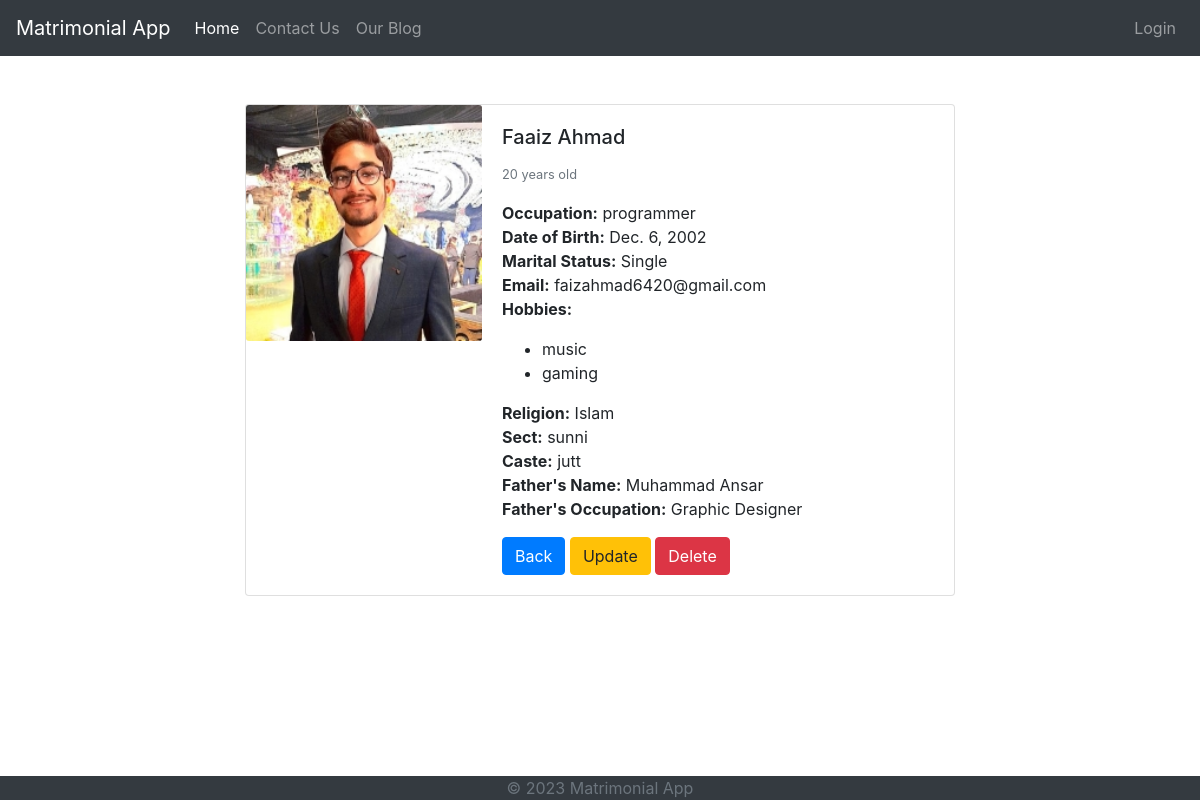
The page /1 on the database its author committed.
### matrimony/models.py (models this page shows, shortened)
class Profile(models.Model):
    GENDER_CHOICES = [
        ('M', 'Male'),
        ('F', 'Female'),
    ]
    name = models.CharField(max_length=100)
    profile_pic = models.ImageField(null=True, blank=True)
    age = models.IntegerField()
    gender = models.CharField(max_length=1, choices=GENDER_CHOICES)
    occupation = models.CharField(max_length=100, null=True, blank=True)
    birth_date = models.DateField(null=True)
    is_married = models.BooleanField(default=False)
    email = models.EmailField(max_length=254, unique=True)
    religion = models.ForeignKey(Religion, on_delete=models.CASCADE, related_name='profiles', null=True)
    sect = models.ForeignKey(Sect, on_delete=models.CASCADE, related_name='profiles', null=True)
    caste = models.ForeignKey(Caste, on_delete=models.CASCADE, related_name='profiles', null=True)
    hobbies = models.ManyToManyField(Hobby, related_name='profiles')
    father = models.OneToOneField(FatherProfile, on_delete=models.CASCADE, related_name='dependent', null=True)

class Hobby(models.Model):
    name = models.CharField(max_length=100)
    class Meta:
        verbose_name_plural = "hobbies"

class Religion(models.Model):
    name = models.CharField(max_length=100)
    def __str__(self):
        return self.name

class Sect(models.Model):
    name = models.CharField(max_length=100)
    religion = models.ForeignKey(Religion, on_delete=models.CASCADE, related_name='sects')
    def __str__(self):
        return self.name

class Caste(models.Model):
    name = models.CharField(max_length=100)
    def __str__(self):
        return self.name

class FatherProfile(models.Model):
    name = models.CharField(max_length=100)
    occupation = models.CharField(max_length=100, null=True, blank=True)

### matrimony/views.py (the view)
# urls.py: path('<int:profile_id>', views.ProfileDetailView, name='profile_detail'),
def ProfileDetailView(request, profile_id):
    profile = Profile.objects.get(id=profile_id)
    return render(request, 'matrimony/profile_detail.html', {'profile': profile})

### matrimony/templates/matrimony/profile_detail.html (shortened to what this page needs)
{% extends 'base.html' %}
{% load static %}
{% block content %}
    <div class="container mt-5">
        <div class="row">
            <div class="col-md-8 offset-md-2">
                <div class="card">
                    <div class="row no-gutters">
                        <div class="col-md-4">
                            <img src="{{ profile.profile_pic.url }}" class="card-img" alt="Profile picture">
                        </div>
                        <div class="col-md-8">
                            <div class="card-body">
                                <h5 class="card-title">{{ profile.name }}</h5>
                                <p class="card-text"><small class="text-muted">{{ profile.age }} years old</small></p>
                                <p class="card-text">
                                    <strong>Occupation:</strong> {{ profile.occupation }}<br>
                                    <strong>Date of Birth:</strong> {{ profile.birth_date }}<br>
                                    <strong>Marital Status:</strong> {{ profile.is_married|yesno:"Married,Single" }}<br>
                                    <strong>Email:</strong> {{ profile.email }}<br>
                                    <strong>Hobbies:</strong>
                                <ul>
                                    {% for hobby in profile.hobbies.all %}
                                        <li>{{ hobby.name }}<br></li>
                                    {% endfor %}
                                </ul>
                                <strong>Religion:</strong> {{ profile.religion }}<br>
                                <strong>Sect:</strong> {{ profile.sect }}<br>
                                <strong>Caste:</strong> {{ profile.caste }}<br>
                                <strong>Father's Name:</strong> {{ profile.father.name }}<br>
                                <strong>Father's Occupation:</strong> {{ profile.father.occupation }}<br></p>
                                <a href="{% url 'matrimony:profile_list' %}" class="btn btn-primary">Back</a>
                                <a href="{% url 'matrimony:profile_update' profile.id %}"
                                   class="btn btn-warning">Update</a>
                                <a href="{% url 'matrimony:profile_delete' profile.id %}"
                                   class="btn btn-danger">Delete</a>
                            </div>
                        </div>
                    </div>
                </div>
            </div>
        </div>
    </div>
{% endblock %}

### rows shown on the page
Profile: profile_pic (picture), name "Faaiz Ahmad", age "20", occupation "programmer", birth_date "Dec. 6, 2002", is_married "Single", email "faizahmad6420@gmail.com", religion "Islam", sect "sunni", caste "jutt", father.name "Muhammad Ansar", father.occupation "Graphic Designer"
Hobby: name "music"
Hobby: name "gaming"
